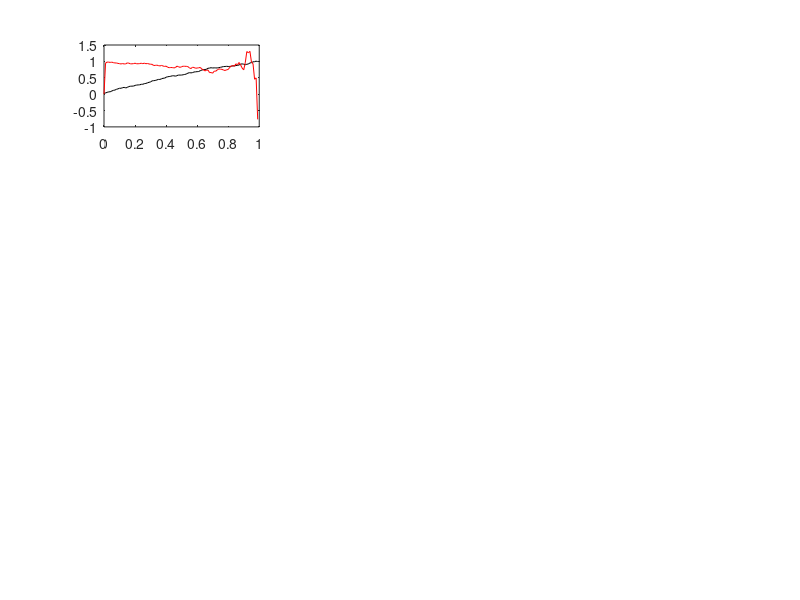

MATLAB code for this plot: (Note: this script raises an error after producing the figure.)


% hold on

d_t=0.01
% figure
plot_=0;
for x_0=[0]
    for T=[1,10,50,100]
        for nu=[0.01,0.1,0.5]
            plot_=plot_+1;
            time_discretation=0:d_t:T-d_t;
            U_ALL=[];
            X_ALL=[];
            DU_ALL=[];
            x=x_0;
            u=0;
            for t=time_discretation
                u_star=(tanh(x/(nu*(T-t)))-x)/(T-t);
                u=u+u_star;
                U_ALL=[U_ALL u];
                d_x=u_star*d_t+normrnd(0,sqrt(nu*d_t));
                DU_ALL=[DU_ALL u_star];
                x=x+ d_x;
                X_ALL=[X_ALL x];
            end;
            ax=subplot(4,3,plot_);
            plot(time_discretation,X_ALL,'k',time_discretation,DU_ALL,'r');
            hline=refline(ax,[0 1]);
            hline=refline(ax,[0 -1]);
            title(sprintf('x0=%0.1f T=%d \\nu=%0.2f',x_0,T,nu));
%             legend('x','u*')
        end;
    end;
end;

X = reshape(J(:,1),[41,41]);
V = reshape(J(:,2),[41,41]);
JJ = reshape(J(:,3),[41,41]);
surf(X,V,JJ);
xlabel('x')
ylabel('v')
zlabel('J')